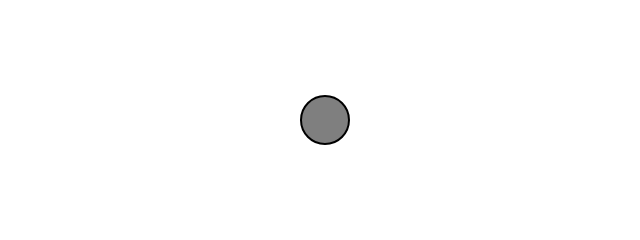
Frame 1 (no input)
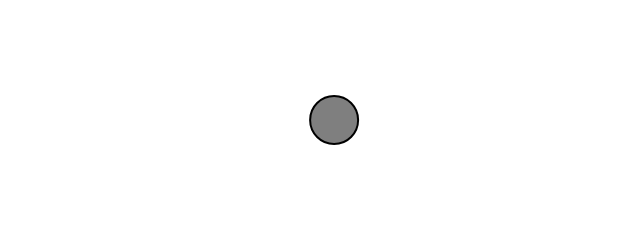
Frame 60 (no input)
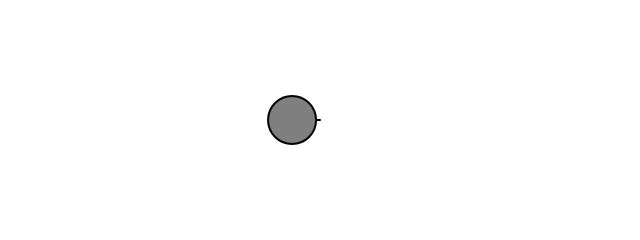
Frame 120 (the mouse pressed at the canvas centre since frame 60)

The p5.js sketch that drew these frames (run headless with seeded random() and noise() and a simulated clock; from frame 60 on, the mouse is pressed at the canvas centre):

// p5.js sketch
// ── sketch.js
let angle = 0;
let angleVel = 0.05;

function setup() {
  createCanvas(640, 240);
}

function draw() {
  background(255);
  
  let amplitude = 100; //pixels

  angle += angleVel;
  let x = amplitude * sin(angle);

  //let period = 120; //framecount for tracking time
  //let x = amplitude * sin((TWO_PI * frameCount) / period);

  stroke(0);
  strokeWeight(2);
  fill(127);
  translate(width / 2, height / 2);
  line(0, 0, x, 0);
  circle(x, 0, 48);
}
